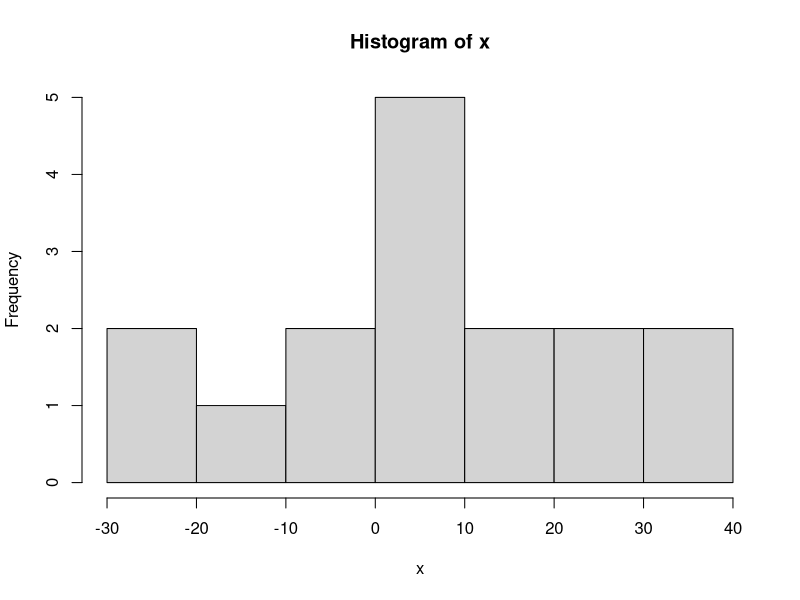
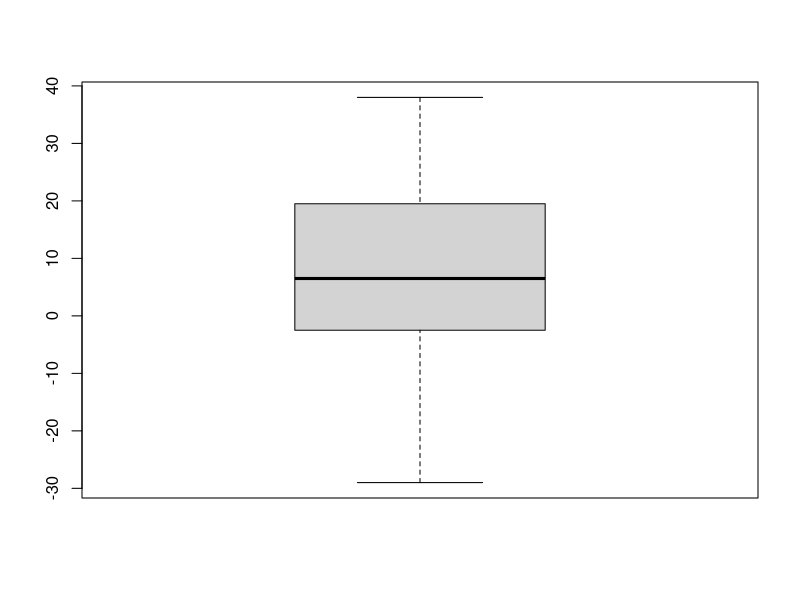
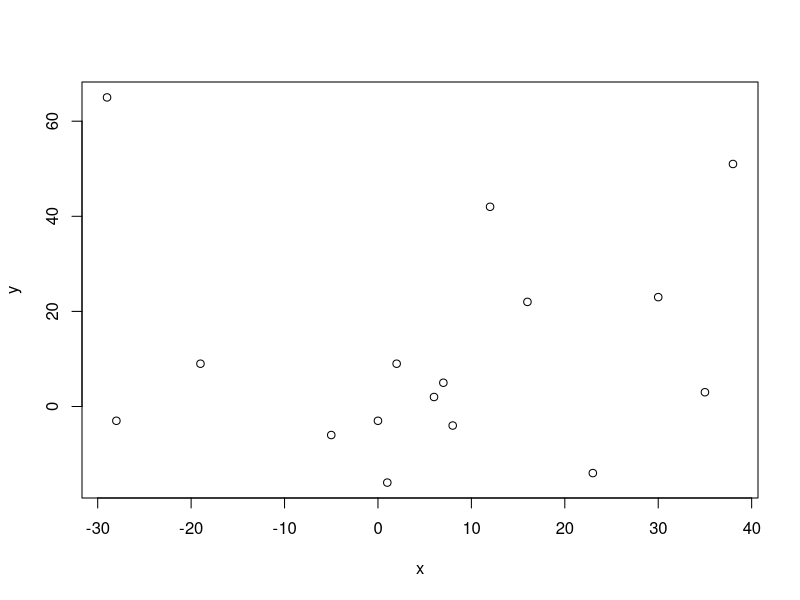
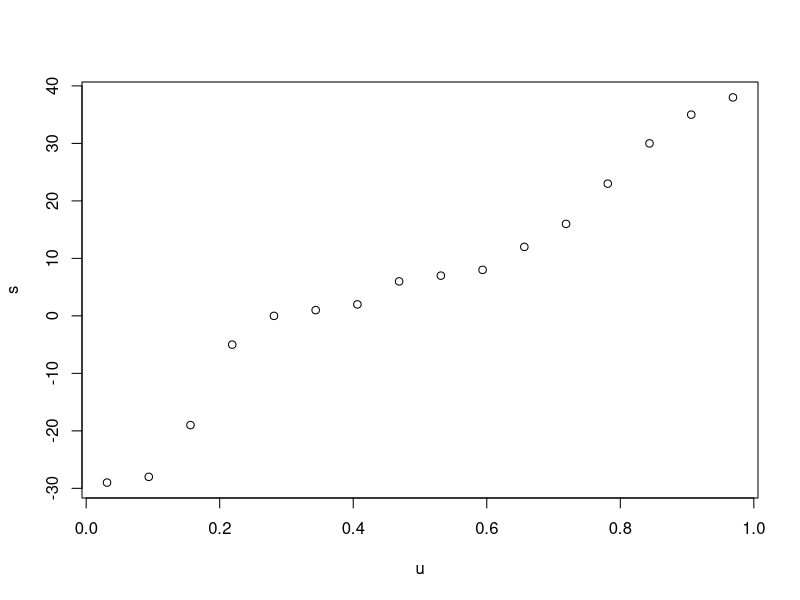

These figures' R source, in order: (Note: this script raises an error after producing the figures.)
x = c(2, 6, 8, 12, -19, 30, 0, -5, 7, 16, 23, 38, -29, 35, 1, -28)
y = c(9,2,-4,42,9,23,-3,-6,5,22,-14,51,65,3,-16,-3)

mean(x)

median(x)

hist(x)

stem(x)

sort(x)

quantile(x, seq(0,1),.1)

p = c(.1,.34,.68,.93)

quantile(x,p)

IQR(x)

var(x)

sd(x)

mad(x)

boxplot(x)

plot(x,y)

cor(x,y)

n = length(x)
i = seq(1:n)
u = (i-.5)/n
s = sort(x)
plot(u, s)

y = c(0:9)
x = sample(y, 1000, replace=T)
x

# p(x = 3)
dbinom(3,10,.6)

# p(x <= 3)
pbinom(3,10,.6)

# p(x >= 4)
1 - pbinom(4,10,.6)

# calculate k probabilities
k = c(0:10)
dbinom(k,10,.6)

# p(x = 3)
dbinom(3,10,.6)

# p(x <= 3)
pbinom(3,10,.6)

# calculate k probabilities
k = c(0:10)
dbinom(k,10,.6)

# p(x <= 18)
pnorm(18,23,5)

# p(x > 18)
1 - pnorm(18,23,5)

# find percentile
q(.85, 23, 5)

r = 10000
y = rep(0,16)
ybar16 = rep(0, r)

for (i in 1:r) {
    y = rnorm(16,43,7)
    ybar16[i] = mean(y)
}

hist(ybar16)

mean(ybar16)

sd(ybar16)

y = c(133, 137, 148, 149, 152, 167, 174, 179, 189, 192, 201, 209, 210, 211, 218, 238, 245, 248, 253, 257)

sort(y)

n = length(y)
i = 1:n
u = (i - .375)/(n+.25)
x = qnorm(u)

plot(x,y, xlab = "Normal quantiles", ylab = "Cholesterol readings", lab = c(7,8,7),
    ylim = c(100,280), main = "Normal Reference Distribution Plot\n Cholesterol readings", cex = .95)
abline(lm(y ~ x))

cor(x,y)


